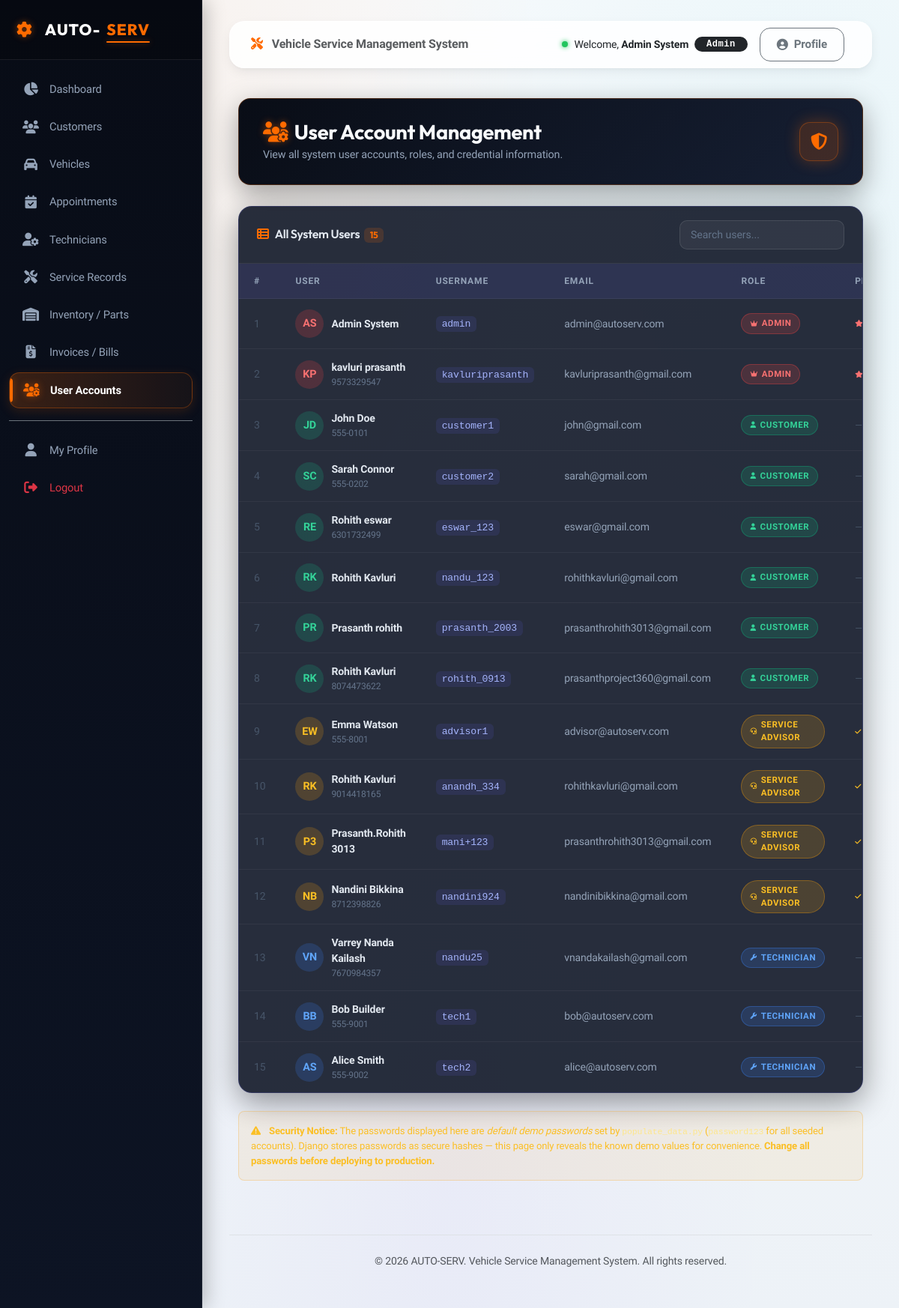
Screenshot of /accounts/users/ (signed in) with the database file from the repository.
### accounts/models.py (models this page shows, shortened)
class User(AbstractUser):
    ROLE_CHOICES = (
        ('admin', 'Admin'),
        ('customer', 'Customer'),
        ('technician', 'Technician'),
        ('service_advisor', 'Service Advisor'),
    )
    role = models.CharField(max_length=20, choices=ROLE_CHOICES, default='customer')
    phone = models.CharField(max_length=15, blank=True, null=True)
    address = models.TextField(blank=True, null=True)

### accounts/decorators.py (the view)
        def _wrapped_view(request, *args, **kwargs):
            if request.user.is_authenticated:
                allowed_roles = list(roles)
                if 'admin' in allowed_roles and 'service_advisor' not in allowed_roles:
                    allowed_roles.append('service_advisor')
                if request.user.role in allowed_roles or request.user.is_superuser:
                    return view_func(request, *args, **kwargs)
            raise PermissionDenied

### accounts/views.py (called while the page is built)
@login_required
@role_required('admin')
def user_list(request):
    users = User.objects.all().order_by('role', 'username')
    return render(request, 'accounts/user_list.html', {'users': users})

### templates/accounts/user_list.html (shortened to what this page needs)
{% extends 'base.html' %}
{% load static %}
{% block content %}
<div class="page-header">
  <div>
    <h1><i class="fa-solid fa-users-gear me-2 brand-gear" style="color:var(--primary-color);"></i>User Account Management</h1>
    <p>View all system user accounts, roles, and credential information.</p>
  </div>
  <div class="header-icon">
    <i class="fa-solid fa-shield-halved"></i>
  </div>
</div>
<div class="table-card">
  <div class="card-toolbar">
    <h5><i class="fa-solid fa-table-list me-2" style="color:var(--primary-color);"></i>All System Users &nbsp;<span class="badge" style="background:rgba(255,107,0,.15);color:var(--primary-color);font-size:.75rem;">{{ users|length }}</span></h5>
    <input id="userSearch" type="text" class="search-box" placeholder="Search users..." oninput="filterUsers(this.value)">
  </div>
  <div style="overflow-x:auto;">
    <table class="users-table" id="usersTable">
      <thead>
        <tr>
          <th>#</th>
          <th>User</th>
          <th>Username</th>
          <th>Email</th>
          <th>Role</th>
          <th>Privileges</th>
        </tr>
      </thead>
      <tbody>
        {% for u in users %}
        <tr class="user-row">
          <td style="color:#475569;">{{ forloop.counter }}</td>
          <td>
            <div style="display:flex;align-items:center;gap:10px;">
              <div class="user-avatar"
                   style="background:{% if u.role == 'admin' %}rgba(239,68,68,.2){% elif u.role == 'technician' %}rgba(59,130,246,.2){% elif u.role == 'service_advisor' %}rgba(245,158,11,.2){% else %}rgba(16,185,129,.2){% endif %};">
                <span style="color:{% if u.role == 'admin' %}#f87171{% elif u.role == 'technician' %}#60a5fa{% elif u.role == 'service_advisor' %}#fbbf24{% else %}#34d399{% endif %};">
                  {{ u.first_name|slice:":1"|upper }}{{ u.last_name|slice:":1"|upper }}
                </span>
              </div>
              <div>
                <div style="font-weight:600;color:#e2e8f0;">
                  {% if u.first_name or u.last_name %}
                    {{ u.first_name }} {{ u.last_name }}
                  {% else %}
                    <span style="color:#475569;font-style:italic;">No Name</span>
                  {% endif %}
                </div>
                {% if u.phone %}<div style="font-size:.75rem;color:#64748b;">{{ u.phone }}</div>{% endif %}
              </div>
            </div>
          </td>
          <td>
            <code style="background:rgba(99,102,241,.12);padding:3px 8px;border-radius:6px;color:#a5b4fc;font-size:.82rem;">{{ u.username }}</code>
          </td>
          <td style="color:#94a3b8;">{{ u.email|default:"—" }}</td>
          <td>
            <span class="role-badge role-{{ u.role }}">
              {{ u.get_role_display }}
            </span>
          </td>
          <td>
            {% if u.is_superuser %}
              <span style="color:#f87171;font-size:.78rem;font-weight:600;">Superuser</span>
            {% elif u.is_staff %}
              <span style="color:#fbbf24;font-size:.78rem;font-weight:600;">Staff</span>
            {% else %}
              <span style="color:#475569;font-size:.78rem;">—</span>
            {% endif %}
          </td>
        </tr>
        {% endfor %}
      </tbody>
    </table>
  </div>
</div>
<div class="mt-4 p-3 rounded-3" style="background:rgba(245,158,11,.08);border:1px solid rgba(245,158,11,.25);color:#fbbf24;font-size:.82rem;">
  <i class="fa-solid fa-triangle-exclamation me-2"></i>
  <strong>Security Notice:</strong> The passwords displayed here are <em>default demo passwords</em>
  set by <code style="color:#fde68a;">populate_data.py</code>
  (<code style="color:#fde68a;">password123</code> for all seeded accounts).
  Django stores passwords as secure hashes — this page only reveals the known demo values for convenience.
  <strong>Change all passwords before deploying to production.</strong>
</div>
{% endblock %}

### templates/navbar.html (shortened to what this page needs)
<nav class="navbar navbar-expand-lg main-navbar py-2 px-3 mb-3 no-print">
    <div class="container-fluid">
        {% if not user.is_authenticated %}
        <a class="navbar-brand text-dark fw-bold d-flex align-items-center" href="/">
            <i class="fa-solid fa-gear me-2 brand-gear fs-4"></i>AUTO-<span style="color:var(--primary-color);">SERV</span>
        </a>
        {% else %}
        <span class="navbar-brand text-muted fs-6 d-none d-md-inline fw-semibold">
            <i class="fa-solid fa-screwdriver-wrench me-2" style="color:var(--primary-color);"></i> Vehicle Service Management System
        </span>
        {% endif %}
        <div class="ms-auto d-flex align-items-center">
            {% if user.is_authenticated %}
            <div class="text-dark me-3 d-none d-sm-flex align-items-center">
                <span class="status-dot dot-active me-2"></span>
                <span class="small me-2">Welcome, <strong class="text-dark">{{ user.first_name|default:user.username }} {{ user.last_name }}</strong></span>
                <span class="badge bg-dark rounded-pill px-3 py-1 font-monospace" style="letter-spacing: 0.5px;">{{ user.get_role_display }}</span>
            </div>
            <a href="{% url 'accounts:profile' %}" class="btn btn-sm btn-outline-secondary me-2">
                <i class="fa-solid fa-user-circle"></i> Profile
            </a>
            {% endif %}
        </div>
    </div>
</nav>

### static/css/style.css (style rules this page uses)
:root { --primary-color: #ff6b00; --primary-hover: #ea580c; --primary-dark: #c2410c; --primary-light: #fff7ed; --primary-glow: rgba(255, 107, 0, 0.45); --secondary-color: #0b0f19; --sidebar-bg: #090d16; --sidebar-hover: #161f33; --sidebar-active: #1e293b; --sidebar-border: rgba(255, 255, 255, 0.08); --cyan-accent: #06b6d4; --cyan-glow: rgba(6, 182, 212, 0.4); --purple-accent: #8b5cf6; --emerald-accent: #10b981; --amber-accent: #f59e0b; --danger-accent: #ef4444; --bg-base: #f1f5f9; --bg-surface: #ffffff; --card-bg: #ffffff; --card-hover-bg: #ffffff; --card-border: rgba(226, 232, 240, 0.85); --text-primary: #0f172a; --text-secondary: #475569; --text-muted: #64748b; --text-light: #f8fafc; --radius-sm: 8px; --radius-md: 14px; --radius-lg: 20px; --radius-xl: 26px; --radius-full: 9999px; --transition-fast: all 0.2s cubic-bezier(0.4, 0, 0.2, 1); --transition: all 0.35s cubic-bezier(0.16, 1, 0.3, 1); --transition-bounce: all 0.45s cubic-bezier(0.34, 1.56, 0.64, 1); --shadow-sm: 0 2px 4px rgba(15, 23, 42, 0.04), 0 1px 2px rgba(15, 23, 42, 0.06); --shadow-md: 0 6px 16px -2px rgba(15, 23, 42, 0.08), 0 3px 6px -2px rgba(15, 23, 42, 0.04); --shadow-lg: 0 18px 30px -4px rgba(15, 23, 42, 0.1), 0 8px 12px -4px rgba(15, 23, 42, 0.06); --shadow-xl: 0 25px 50px -12px rgba(15, 23, 42, 0.2); --shadow-glow: 0 0 25px var(--primary-glow); --shadow-cyan-glow: 0 0 25px var(--cyan-glow); }
* { box-sizing: border-box; }
body { font-family: 'Plus Jakarta Sans', sans-serif; background-color: var(--bg-base); background-image: radial-gradient(at 10% 10%, rgba(255, 107, 0, 0.07) 0px, transparent 40%), radial-gradient(at 90% 15%, rgba(6, 182, 212, 0.06) 0px, transparent 40%), radial-gradient(at 50% 90%, rgba(139, 92, 246, 0.05) 0px, transparent 50%), linear-gradient(180deg, #f8fafc 0%, #edf2f7 100%); background-attachment: fixed; color: var(--text-primary); min-height: 100vh; overflow-x: hidden; letter-spacing: -0.01em; }
h1, h2, h3, h4, h5, h6, .brand-title, .nav-brand { font-family: 'Outfit', sans-serif; font-weight: 700; letter-spacing: -0.02em; color: var(--text-primary); }
.brand-gear { animation: spinSlow 16s linear infinite; display: inline-block; color: var(--primary-color); text-shadow: 0 0 10px var(--primary-glow); transition: var(--transition); }
.main-navbar { background: rgba(255, 255, 255, 0.85); backdrop-filter: blur(14px); -webkit-backdrop-filter: blur(14px); border: 1px solid rgba(255, 255, 255, 0.6); border-radius: var(--radius-lg) !important; box-shadow: var(--shadow-md); transition: var(--transition); }
.btn { border-radius: var(--radius-md); padding: 10px 22px; font-weight: 600; font-size: 0.95rem; display: inline-flex; align-items: center; justify-content: center; gap: 8px; letter-spacing: -0.01em; transition: var(--transition-bounce); position: relative; overflow: hidden; }
.status-dot { display: inline-block; width: 9px; height: 9px; border-radius: 50%; margin-right: 6px; }
.dot-active { background-color: var(--emerald-accent); box-shadow: 0 0 8px rgba(16, 185, 129, 0.6); }

### rows the page displays
User: first_name "Admin", last_name "System", role "Admin", first_name "A", last_name "S", username "admin", email "admin@autoserv.com", role "ADMIN"
User: first_name "K", last_name "P", first_name "kavluri", last_name "prasanth", phone "9573329547", username "kavluriprasanth", email "kavluriprasanth@gmail.com", role "ADMIN"
User: first_name "J", last_name "D", first_name "John", last_name "Doe", phone "555-0101", username "customer1", email "john@gmail.com", role "CUSTOMER"
User: first_name "S", last_name "C", first_name "Sarah", last_name "Connor", phone "555-0202", username "customer2", email "sarah@gmail.com", role "CUSTOMER"
User: first_name "R", last_name "E", first_name "Rohith", last_name "eswar", phone "6301732499", username "eswar_123", email "eswar@gmail.com", role "CUSTOMER"
User: first_name "R", last_name "K", first_name "Rohith", last_name "Kavluri", username "nandu_123", email "rohithkavluri@gmail.com", role "CUSTOMER"
User: first_name "P", last_name "R", first_name "Prasanth", last_name "rohith", username "prasanth_2003", email "prasanthrohith3013@gmail.com", role "CUSTOMER"
User: first_name "R", last_name "K", first_name "Rohith", last_name "Kavluri", phone "8074473622", username "rohith_0913", email "prasanthproject360@gmail.com", role "CUSTOMER"
User: first_name "E", last_name "W", first_name "Emma", last_name "Watson", phone "555-8001", username "advisor1", email "advisor@autoserv.com", role "SERVICE ADVISOR"
User: first_name "R", last_name "K", first_name "Rohith", last_name "Kavluri", phone "9014418165", username "anandh_334", email "rohithkavluri@gmail.com", role "SERVICE ADVISOR"
User: first_name "P", last_name "3", first_name "Prasanth.Rohith", last_name "3013", username "mani+123", email "prasanthrohith3013@gmail.com", role "SERVICE ADVISOR"
User: first_name "N", last_name "B", first_name "Nandini", last_name "Bikkina", phone "8712398826", username "nandini924", email "nandinibikkina@gmail.com", role "SERVICE ADVISOR"
User: first_name "V", last_name "N", first_name "Varrey", last_name "Nanda Kailash", phone "7670984357", username "nandu25", email "vnandakailash@gmail.com", role "TECHNICIAN"
User: first_name "B", last_name "B", first_name "Bob", last_name "Builder", phone "555-9001", username "tech1", email "bob@autoserv.com", role "TECHNICIAN"
User: first_name "A", last_name "S", first_name "Alice", last_name "Smith", phone "555-9002", username "tech2", email "alice@autoserv.com", role "TECHNICIAN"

### other values shown
{{ users|length }} "15"
